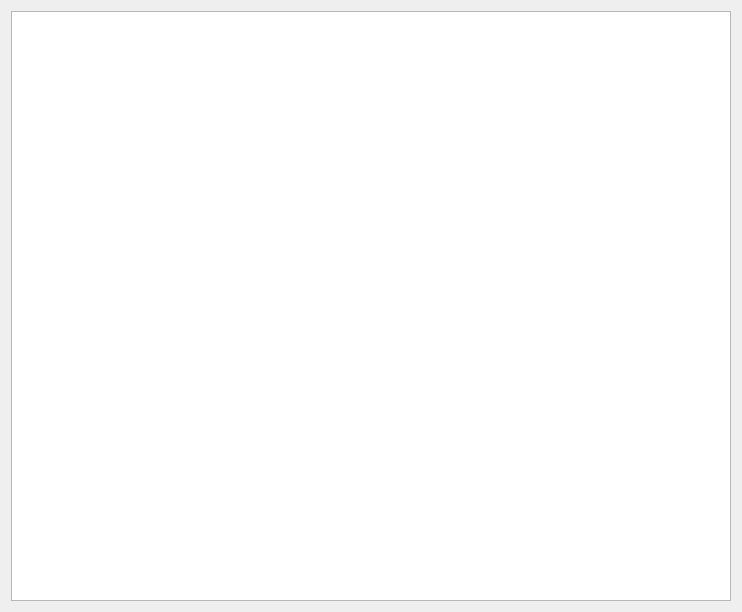
<?xml version="1.0" encoding="UTF-8"?>
<ui version="4.0">
 <class>Form</class>
 <widget class="QWidget" name="Form">
  <property name="geometry">
   <rect>
    <x>0</x>
    <y>0</y>
    <width>742</width>
    <height>612</height>
   </rect>
  </property>
  <property name="windowTitle">
   <string>Form</string>
  </property>
  <layout class="QGridLayout" name="gridLayout">
   <item row="0" column="0">
    <layout class="QVBoxLayout" name="verticalLayout">
     <item>
      <widget class="QTableView" name="table">
       <property name="editTriggers">
        <set>QAbstractItemView::NoEditTriggers</set>
       </property>
       <property name="selectionMode">
        <enum>QAbstractItemView::ExtendedSelection</enum>
       </property>
       <property name="selectionBehavior">
        <enum>QAbstractItemView::SelectRows</enum>
       </property>
       <property name="sortingEnabled">
        <bool>false</bool>
       </property>
       <attribute name="horizontalHeaderDefaultSectionSize">
        <number>107</number>
       </attribute>
       <attribute name="horizontalHeaderHighlightSections">
        <bool>false</bool>
       </attribute>
       <attribute name="horizontalHeaderShowSortIndicator" stdset="0">
        <bool>false</bool>
       </attribute>
       <attribute name="verticalHeaderShowSortIndicator" stdset="0">
        <bool>false</bool>
       </attribute>
      </widget>
     </item>
    </layout>
   </item>
  </layout>
 </widget>
 <resources/>
 <connections/>
</ui>
